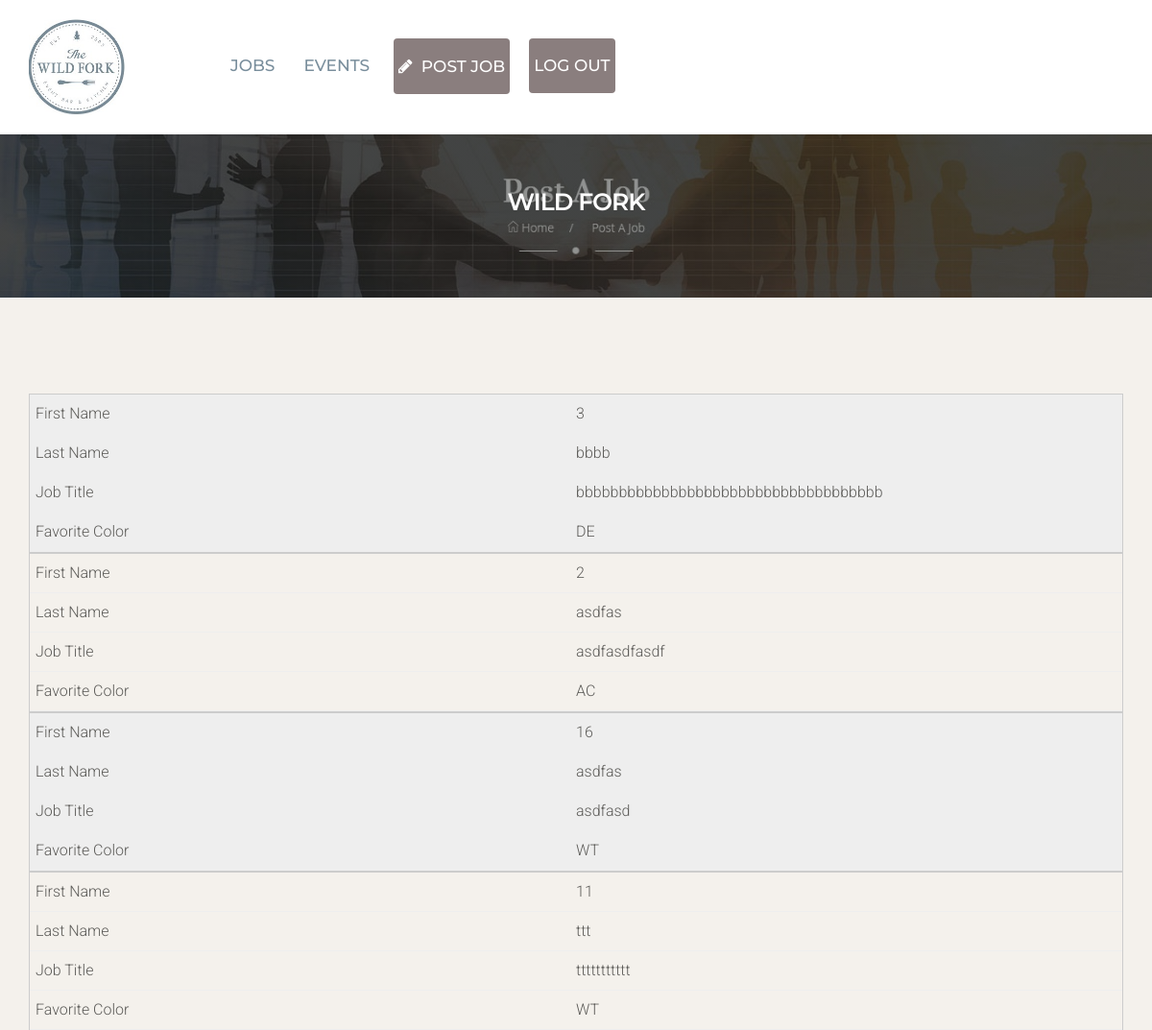
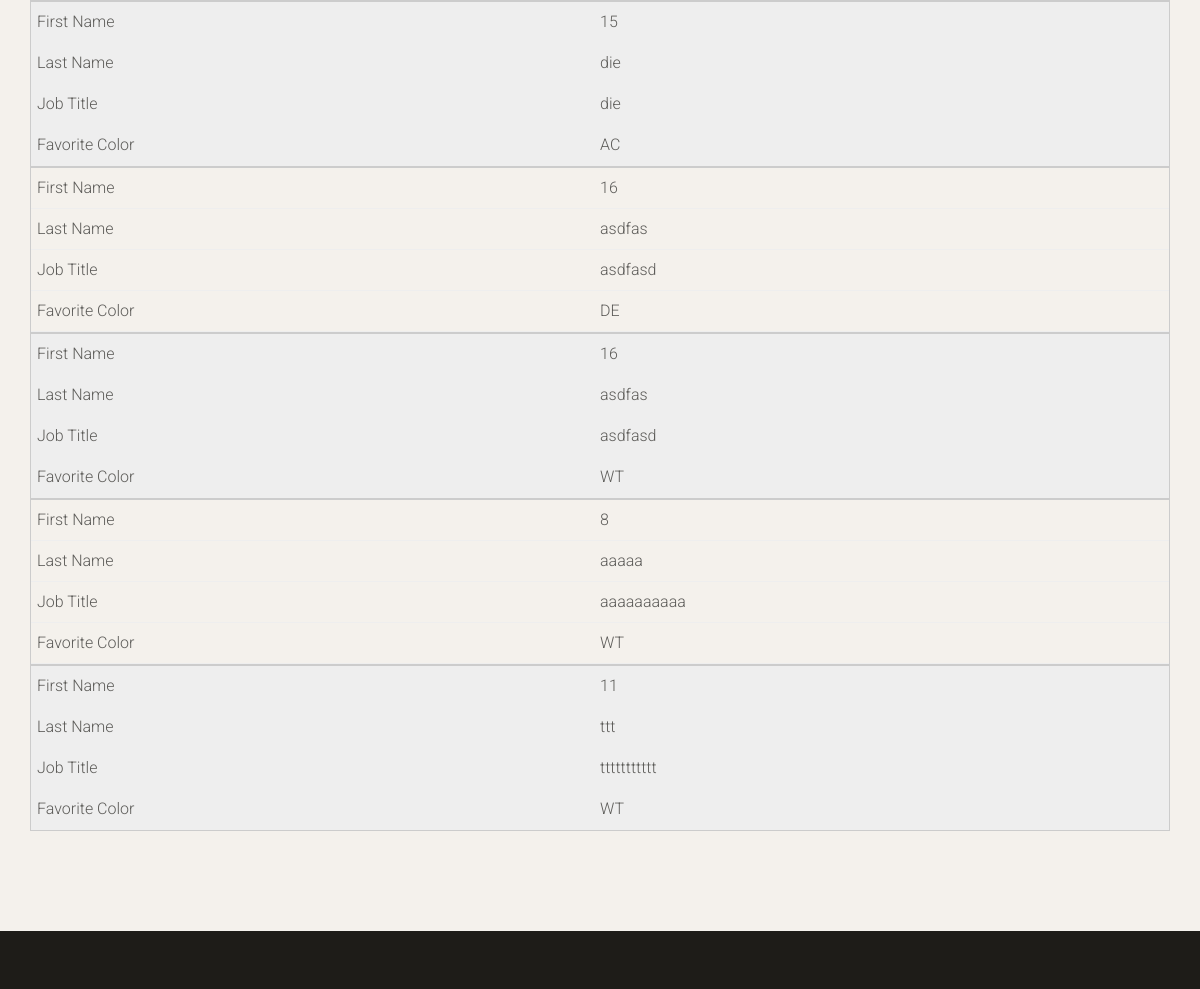
The page /job/request (signed in, upper part) on the database as committed earlier (2 pictures, top to bottom).
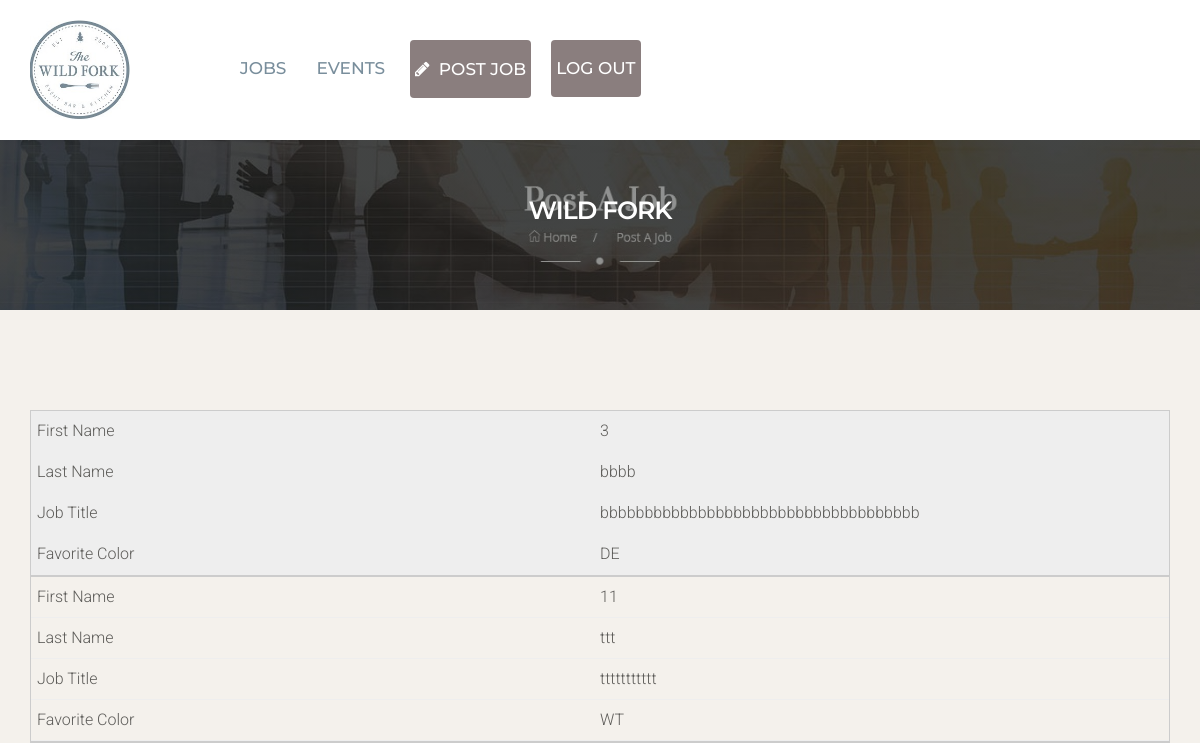
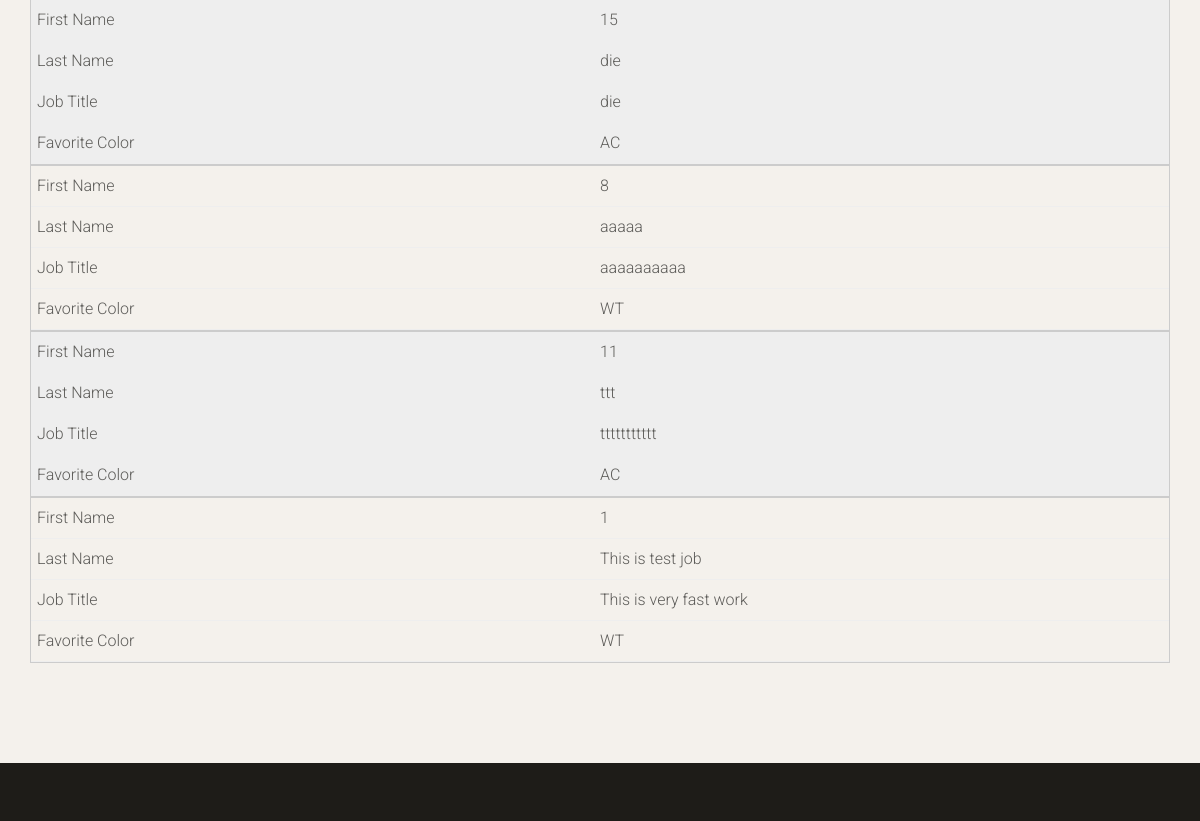
The same page on the database as committed later (2 pictures, top to bottom).
### staffapp/models.py (models this page shows, shortened)
class Requestjob(models.Model):
    user = models.ForeignKey('auth.User')
    job = models.ForeignKey('Job')
    status = models.CharField(max_length=9, choices=REQUEST_STATUS_CHOICES, default="WT")
    processed = models.BooleanField(default =0)
    created_date = models.DateTimeField(
            default=timezone.now)
    published_date = models.DateTimeField(
            blank=True, null=True)

class Job(models.Model):
    writer = models.ForeignKey('auth.User')
    email = models.CharField(max_length=200)
    title = models.CharField(max_length=200)
    location = models.CharField(max_length=300)
    category = models.CharField(max_length=200)
    tags = models.CharField(max_length=200)
    description = models.TextField()
    companyName = models.CharField(max_length=100)
    website = models.CharField(max_length=100)
    tagline = models.CharField(max_length=200)
    start_time = models.TimeField(default=timezone.now)
    end_time = models.TimeField(default=timezone.now)
    created_date = models.DateTimeField(
            default=timezone.now)
    published_date = models.DateTimeField(
            blank=True, null=True)

### staffapp/views.py (the view)
# urls.py: url(r'job/request', views.requestJob, name='requestjob'),
@login_required
def requestJob(request):
    if request.method == 'POST':
        jobid = int(request.POST['job_id'])
        job = Job.objects.filter(id=jobid)
        if (not job):
            return JsonResponse({'result': false})
        newReqjob = Requestjob(user=request.user, job=job[0])
        newReqjob.save()
        return JsonResponse({'result': newReqjob.id})
    else:
        requestjobs = Requestjob.objects.filter(user=request.user)
        return render(request, 'requestjoblist.html', {'requestjobs': requestjobs})

### staffapp/templates/requestjoblist.html (shortened to what this page needs)
{% extends 'layouts/base.html' %}
{% load staticfiles %}
{% block content %}
    {% include 'layouts/header.html' %}
    <div class="space-medium bg-default">
        <div class="container">
            <table>
                <tbody>
                    {% for job in requestjobs %}
                    <tr>
                        <td>{{job.job.id}}</td>
                        <td>{{job.job.title}}</td>
                        <td>{{job.job.description}}</td>
                        <td>{{job.status}}</td>
                    </tr>
                    {% endfor %}
                </tbody>
            </table>
        </div>
    </div>
    {% include 'layouts/footer.html' %}
{% endblock %}

Rows that differ between the two databases and show on the page:
removed Requestjob: job.id "2", job "asdfas", job.description "asdfasdfasdf", status "AC"
removed Requestjob: job.id "16", job "asdfas", job.description "asdfasd", status "WT"
removed Requestjob: job.id "16", job "asdfas", job.description "asdfasd", status "DE"
removed Requestjob: job.id "16", job "asdfas", job.description "asdfasd", status "WT"
changed Requestjob (number 5 of 6 on the later page): status "WT" → "AC"
added Requestjob: job.id "1", job "This is test job", job.description "This is very fast work", status "WT"
